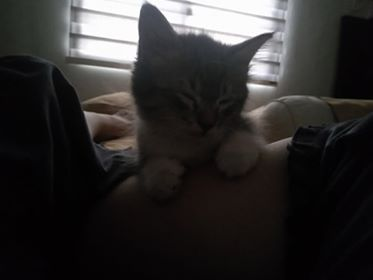
#> input picture Enhancement by Histogram Manipulation/my_cat.jpg, 373 x 280 px
$ jupyter execute '5 - Enhancement by Histogram Manipulation.ipynb'
#> lines starting #> are read from the running program, lines starting #| are printed output that depends on the picture
#> further down, img is the input picture: shape (280, 373, 3); mean R, G, B 46.9, 45.1, 44.5
# Enhancement by Histogram Manipulation

[cell 1]
import numpy as np
import cv2
import matplotlib.pyplot as plt
from math import inf

## Function for converting rgb to gray images

[cell 2]
def rgb2gray(rgb):
    r, g, b = rgb[:,:,0], rgb[:,:,1], rgb[:,:,2]
    gray = 0.2989 * r + 0.5870 * g + 0.1140 * b

    return np.round(gray)

## Read and display test image

[cell 3]
img = plt.imread('my_cat.jpg')
gray_img = rgb2gray(np.float_(img))

[cell 4]
plt.figure(figsize=(12,10))

plt.subplot(121)
plt.imshow(img),plt.xticks([]),plt.yticks([])

plt.subplot(122)
plt.imshow(gray_img,cmap='gray'),plt.xticks([]),plt.yticks([])

plt.show()
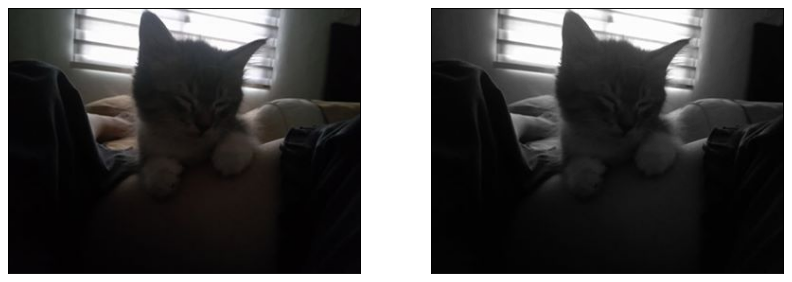
#> figure drawn by matplotlib, 2 panels

## Contrast Stretching

[cell 5]
I_max = np.amax(gray_img)
#> I_max = 255
I_min = np.amin(gray_img)
#> I_min = 0

[cell 6]
norm_gray = 255*(gray_img - I_min)/(I_max-I_min)

[cell 7]
plt.figure(figsize=(12,10))

plt.subplot(121)
plt.imshow(gray_img,cmap='gray'),plt.xticks([]),plt.yticks([])

plt.subplot(122)
plt.imshow(norm_gray,cmap='gray'),plt.xticks([]),plt.yticks([])

# plt.savefig('contrast.png',dpi=300,bbox_inches='tight')
plt.show()

## Normalized Grayscale Histogram of test image

[cell 8]
def hist(gray_hist):
    plt.figure(figsize=(7,5))
    bin_vals = plt.hist(gray_hist,256,density=True)[0]
#> bin_vals = 256 values, max 0.0863 at index 4, min 0.000154 at index 0, mean 0.00392
#     plt.savefig('new_histogram_sigmoid.png',dpi=300,bbox_inches='tight')
    plt.show()
#> figure, not shown here; tallest bar 0.0863 high, from x = 3.98 to 4.98

    return bin_vals

[cell 9]
gray_hist = gray_img.flatten()
bin_vals = hist(gray_hist)

## Linear Desired Cumulative Distribution Function

[cell 10]
gray_vals = np.sort(np.unique(np.round(gray_hist)))
#> gray_vals = 256 values from 0 to 255
m,b = np.polyfit(gray_vals,np.linspace(0,1,len(gray_vals)),1)
#> m = 0.00392; b = -1.21e-16

[cell 11]
plt.plot(gray_vals,np.linspace(0,1,len(gray_vals)))
plt.xlim(0,255)
plt.ylim(0,1)
plt.show()
#> figure, not shown here; curve peaks at x = 255, y = 1

## Cumulative Distribution Function of Grayscale Histogram vs Linear CDF

[cell 12]
def CDF(bin_vals,linear):
#> called with bin_vals = array of shape (256,), linear = 'T'
    cdf = np.cumsum(bin_vals)
#> cdf = 256 values from 0.000154 to 1

    plt.figure(figsize=(7,5))
    plt.plot(np.arange(len(cdf)),cdf,label='original')

    if linear == 'T':
        plt.plot(gray_vals,np.linspace(0,1,len(gray_vals)),'k--',label='expected')
    elif linear == 'F':
        plt.plot(np.arange(256),sigmoid(np.arange(256)),'k--',label='expected')

    plt.xlim(0,255)
    plt.ylim(0,1)
    plt.legend(fontsize=12)
#     plt.savefig('new_cdf_sigmoid.png',dpi=300,bbox_inches='tight')
    plt.show()
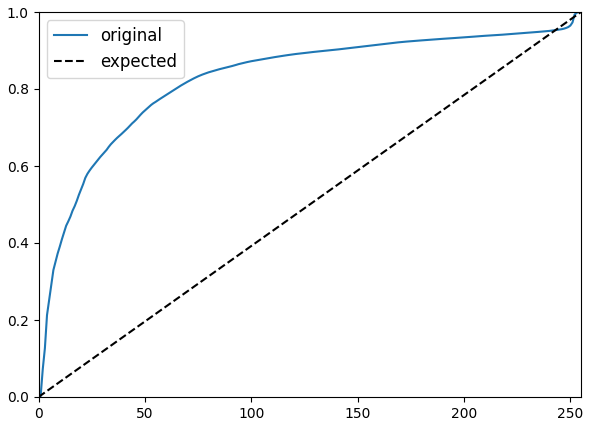
#> figure drawn by matplotlib, 1 panel; curve peaks at x = 255, y = 1; curve peaks at x = 255, y = 1

    return cdf

[cell 13]
cdf = CDF(bin_vals,'T')
#> cdf = 256 values from 0.000154 to 1

## Backprojecting Image using Linear CDF

[cell 14]
new_img = np.round((cdf[np.int_(gray_img)]-b)/m)
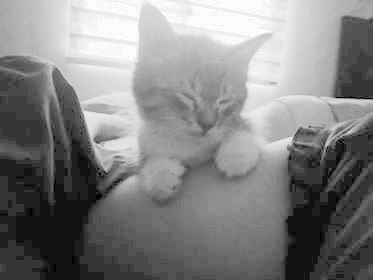
#> new_img: shape (280, 373) float64; min 0, max 256, mean 131.2; drawn with min black and max white

[cell 15]
plt.figure(figsize=(12,10))

plt.subplot(121)
plt.imshow(norm_gray,cmap='gray'),plt.xticks([]),plt.yticks([])

plt.subplot(122)
plt.imshow(new_img,cmap='gray'),plt.xticks([]),plt.yticks([])

# plt.savefig('backproject.png',dpi=300,bbox_inches='tight')
plt.show()

## Histogram and CDF of new enhance image vs Linear CDF

[cell 16]
new_bin_vals = hist(new_img.flatten())
#> in hist (call 2), `bin_vals = plt.hist(gray_hist,256,density=True)[0]`: bin_vals = 256 values, max 0.086 at index 54, min 0 at index 1, mean 0.00391
#> in hist (call 2), `plt.show()`:
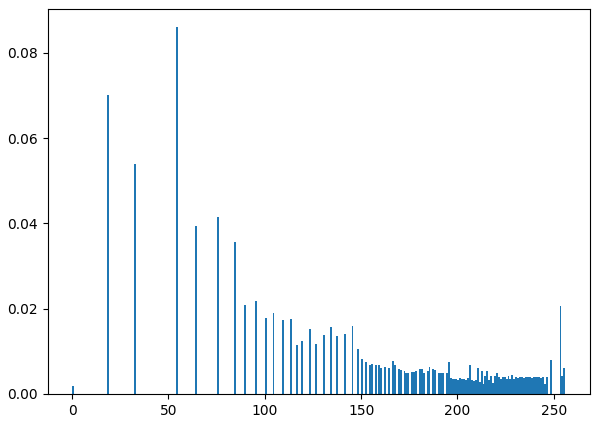
#> figure drawn by matplotlib, 1 panel; tallest bar 0.086 high, from x = 54 to 55
#> new_bin_vals has the same summary as bin_vals in hist

[cell 17]
new_cdf = CDF(new_bin_vals,'T')
#> call 2 of CDF, with bin_vals = array of shape (256,), linear = 'T'
#> in CDF (call 2), `cdf = np.cumsum(bin_vals)`: cdf = 256 values from 0.00187 to 1
#> in CDF (call 2), `plt.show()`:
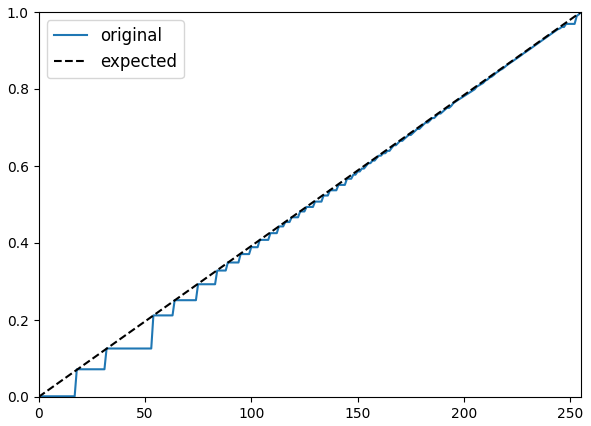
#> figure drawn by matplotlib, 1 panel; curve peaks at x = 255, y = 1; curve peaks at x = 255, y = 1
#> new_cdf = 256 values from 0.00187 to 1

## Nonlinear (Sigmoid) Desired CDF

[cell 18]
def sigmoid(x):
    return 1/(np.exp(-0.1*(x-127.5))+1)

[cell 19]
def inverse_sigmoid(x):
    return np.log(x/(1-x))/(0.000001)

[cell 20]
plt.plot(np.arange(256),sigmoid(np.arange(256)))
# plt.xlim(0,255)
plt.ylim(0,1)

plt.show()
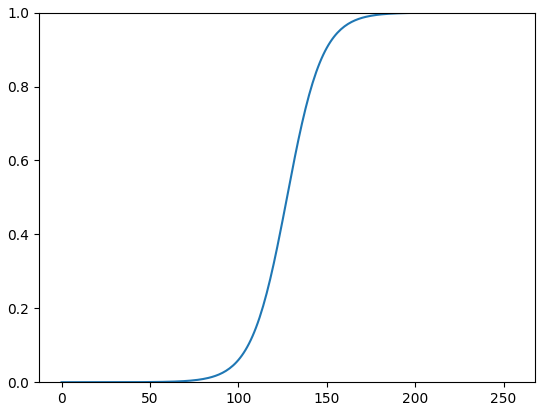
#> figure drawn by matplotlib, 1 panel; curve peaks at x = 255, y = 1

## Inverse Sigmoid CDF

[cell 21]
x_vals = np.linspace(0,1,100)
logits = inverse_sigmoid(x_vals)
norm_logits = (logits-min(logits[logits!=-inf]))/(max(logits[logits!=inf])-min(logits[logits!=-inf]))

plt.plot(x_vals,255*norm_logits)
plt.xlim(0,1)
plt.ylim(0,256)
plt.show()
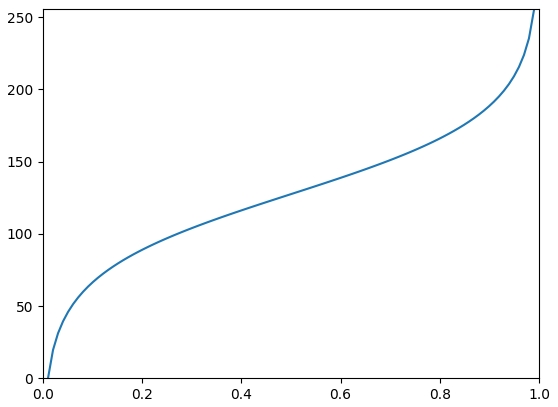
#> figure drawn by matplotlib, 1 panel

## Backprojecting Image using Nonlinear CDF

[cell 22]
new_image = inverse_sigmoid(cdf[np.int_(gray_img)])
#> in inverse_sigmoid (call 2), `return np.log(x/(1-x))/(0.000001)`:
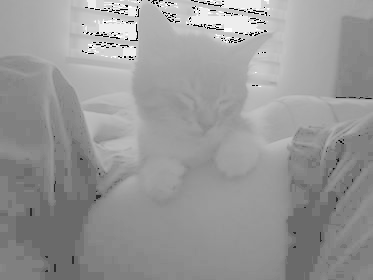
#> returned value: shape (280, 373) float64; 0.62% of the values are NaN or infinite; the others: min -8779711.6, max 6073559.5, mean 138597.9; drawn with min black, max white, NaN and infinite black
norm_image = np.round(255*(new_image-min(new_image[new_image!=-inf]))/(max(new_image[new_image!=inf])-min(new_image[new_image!=-inf])))

[cell 23]
plt.figure(figsize=(12,10))

plt.subplot(121)
plt.imshow(norm_gray,cmap='gray'),plt.xticks([]),plt.yticks([])

plt.subplot(122)
plt.imshow(new_image,cmap='gray'),plt.xticks([]),plt.yticks([])

# plt.savefig('backproject_sigmoid.png',dpi=300,bbox_inches='tight')
plt.show()

## Histogram and CDF of new enhance image vs Nonlinear CDF

[cell 24]
new_bin_vals = hist(norm_image.flatten())
#> in hist (call 3), `bin_vals = plt.hist(gray_hist,256,density=True)[0]`: bin_vals = 256 values, max 0.0869 at index 128, min 0 at index 1, mean 0.00392
#> in hist (call 3), `plt.show()`:
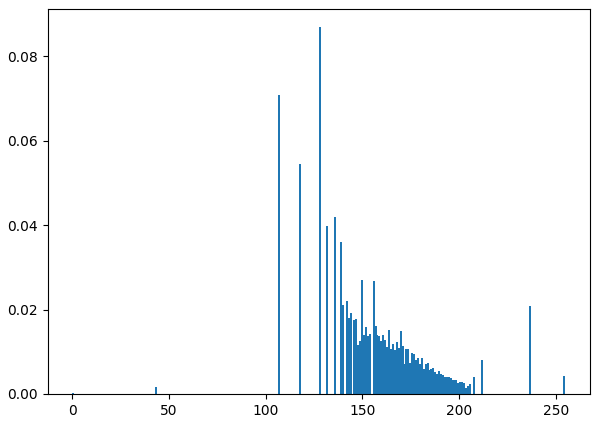
#> figure drawn by matplotlib, 1 panel; tallest bar 0.0869 high, from x = 127.5 to 128.5
#> new_bin_vals has the same summary as bin_vals in hist

[cell 25]
new_cdf = CDF(new_bin_vals,'F')
#> call 3 of CDF, with bin_vals = array of shape (256,), linear = 'F'
#> in CDF (call 3), `cdf = np.cumsum(bin_vals)`: cdf = 256 values from 0.000155 to 1
#> in CDF (call 3), `plt.show()`:
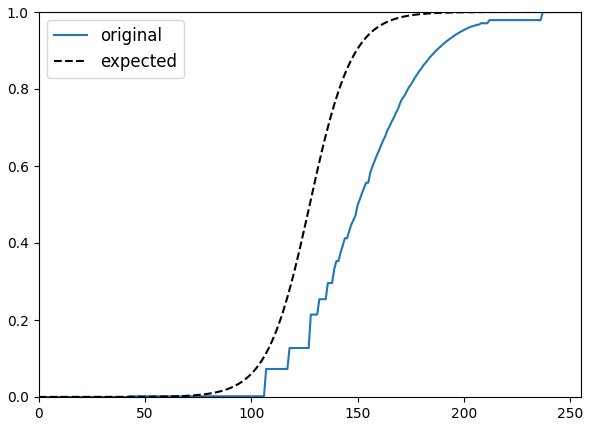
#> figure drawn by matplotlib, 1 panel; curve peaks at x = 255, y = 1; curve peaks at x = 255, y = 1
#> new_cdf = 256 values from 0.000155 to 1
